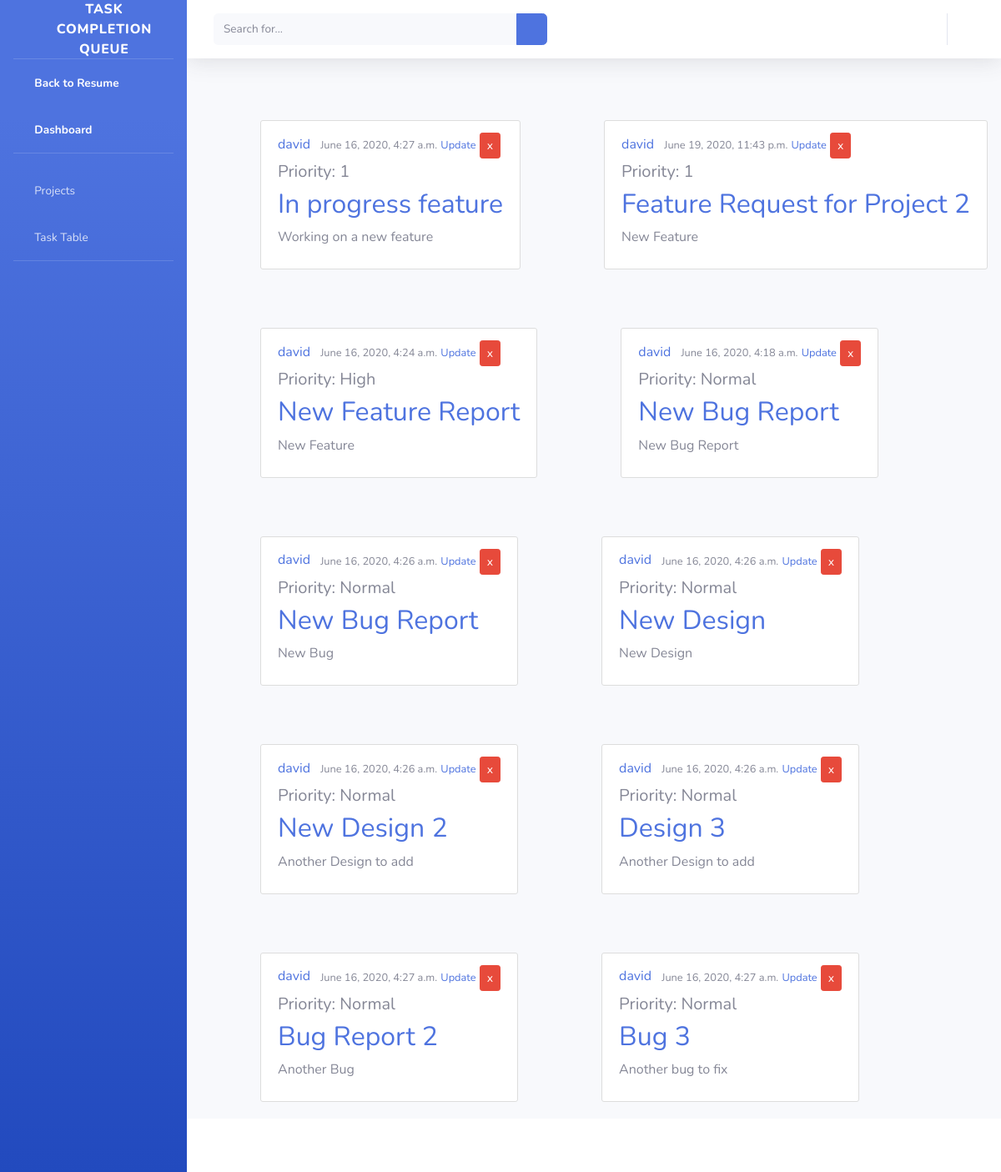
Page /tracker/list/ on the committed database.
### bugtracker/models.py (models this page shows, shortened)
class Post(models.Model):
    LOW = 1
    NORMAL = 2
    HIGH = 3
    STATUS_CHOICES = [
        (LOW , 'Low'),
        (NORMAL, 'Normal'),
        (HIGH, 'High'),
    ]
    TYPE_CHOICES = [
        ('Features', 'Feature Request'),
        ('Bug/Error', 'Bug/Error'),
        ('Design', 'Design'),
    ]
    PROGRESS_STATUS = [
        ('Open', 'Open'),
        ('InProgress', 'In Progress'),
        ('AddInfo', 'Additional Info Required'),
        ('Completed', 'Completed'),
    ]
    title = models.CharField(max_length=50)
    content = models.TextField()
    date_posted = models.DateTimeField(default=timezone.now)
    author = models.ForeignKey(User, on_delete=models.CASCADE, default=1)
    priority = models.IntegerField( choices=STATUS_CHOICES, default=1)
    status = models.CharField(choices=PROGRESS_STATUS, default='Open', max_length=25)
    ticket_type = models.CharField(choices=TYPE_CHOICES, default ='Features', max_length=25)
    project = models.ForeignKey(MyProjects, on_delete=models.CASCADE, default=1)
    assigned_developer = models.ForeignKey(User, unique=False, on_delete=models.CASCADE, related_name="+", default=1)

### bugtracker/views.py (the view)
# urls.py: path('list/', PostListView.as_view(), name='post-list'),
class PostListView(ListView):
    model = Post
    template_name ='bugtracker/tasklist.html'
    context_object_name = 'posts'
    ordering = ['priority']

### bugtracker/templates/bugtracker/tasklist.html (shortened to what this page needs)
{% extends 'bugtracker/base.html' %}
{% load static %}
{% block content %}
{% for post in posts %}
<div class = postContainer>
<article class="media content-section">
  <div class="media-body">
    <div class="article-metadata">
      <a class="mr-2" href="#">{{ post.author }}</a>
      <small class="text-muted">{{ post.date_posted }}</small>
      <small><a  href="{% url 'post-update' post.id %}"> Update</a></small>
      <small><a class = "btn btn-danger btn-sm mt-1 mb-1" href="{% url 'post-delete' post.id %}" id="delete"> x </a></small>
    </div>
    <h5 class ="priority"> Priority: {{post.priority }} </h5>
    <h2><a class="article-title" href="{% url 'post-detail' post.id %}">{{ post.title }}</a></h2>
    <p class="article-content">{{ post.content }}</p>
  </div>
</article>
</div>
{% endfor %}
{% endblock content %}

### bugtracker/templates/bugtracker/base.html (shortened to what this page needs)
{% load static %}
<!DOCTYPE html>
<html lang="en">
<head>
  <link href="vendor/fontawesome-free/css/all.min.css" rel="stylesheet" type="text/css">
  <link href="{% static 'sb-admin-2.min.css' %}" rel="stylesheet">
</head>
<body id="page-top">
  <div id="wrapper">
    <ul class="navbar-nav bg-gradient-primary sidebar sidebar-dark accordion" id="accordionSidebar">
      <a class="sidebar-brand d-flex align-items-center justify-content-center" href="index.html">
        <div class="sidebar-brand-icon rotate-n-15">
          <i class="fas fa-laugh-wink"></i>
        </div>
        <div class="sidebar-brand-text mx-3"> Task Completion Queue </div>
      </a>
      <hr class="sidebar-divider my-0">
      <li class="nav-item active">
          <a class="nav-link" href="{% url 'home-home' %}">
            <i class="fas fa-fw fa-tachometer-alt"></i>
            <span>Back to Resume</span></a>
            <a class="nav-link" href="{% url 'bugtracker' %}">
              <i class="fas fa-fw fa-tachometer-alt"></i>
              <span>Dashboard</span></a>
      </li>
      <hr class="sidebar-divider">
      <li class="nav-item">
        <a class="nav-link" href="{% url 'projects' %}">
          <i class="fas fa-fw fa-chart-area"></i>
          <span> Projects </span></a>
      </li>
      <li class="nav-item">
        <a class="nav-link" href="{% url 'tables'  %}">
          <i class="fas fa-fw fa-table"></i>
          <span> Task Table</span></a>
      </li>
      <hr class="sidebar-divider d-none d-md-block">
    </ul>
    <div id="content-wrapper" class="d-flex flex-column">
      <div id="content">
        <nav class="navbar navbar-expand navbar-light bg-white topbar mb-4 static-top shadow">
          <form class="d-none d-sm-inline-block form-inline mr-auto ml-md-3 my-2 my-md-0 mw-100 navbar-search">
            <div class="input-group">
              <input type="text" class="form-control bg-light border-0 small" placeholder="Search for..." aria-label="Search" aria-describedby="basic-addon2">
              <div class="input-group-append">
                <button class="btn btn-primary" type="button">
                  <i class="fas fa-search fa-sm"></i>
                </button>
              </div>
            </div>
          </form>
          <ul class="navbar-nav ml-auto">
            <li class="nav-item dropdown no-arrow">
              <a class="nav-link dropdown-toggle" href="#" id="userDropdown" role="button" data-toggle="dropdown" aria-haspopup="true" aria-expanded="false">
              </a>
            </li>
          </ul>
        </nav>
        <div class="row">
          {% block content %}{% endblock %}
        </div>
      </div>
      <footer class="sticky-footer bg-white">
      </footer>
    </div>
  </div>
</body>
</html>

### bugtracker/templates/bugtracker/tasklist.html (style rules this page uses)
.content-section { background: #ffffff; padding: 10px 20px; border: 1px solid #dddddd; border-radius: 3px; margin-bottom: 20px; margin-top: 50px; margin-left: 100px; }

### rows in the picture
Post: author "david", date_posted "June 16, 2020, 4:27 a.m.", priority "1", title "In progress feature", content "Working on a new feature"
Post: author "david", date_posted "June 19, 2020, 11:43 p.m.", priority "1", title "Feature Request for Project 2", content "New Feature"
Post: author "david", date_posted "June 16, 2020, 4:24 a.m.", priority "High", title "New Feature Report", content "New Feature"
Post: author "david", date_posted "June 16, 2020, 4:18 a.m.", priority "Normal", title "New Bug Report", content "New Bug Report"
Post: author "david", date_posted "June 16, 2020, 4:26 a.m.", priority "Normal", title "New Bug Report", content "New Bug"
Post: author "david", date_posted "June 16, 2020, 4:26 a.m.", priority "Normal", title "New Design", content "New Design"
Post: author "david", date_posted "June 16, 2020, 4:26 a.m.", priority "Normal", title "New Design 2", content "Another Design to add"
Post: author "david", date_posted "June 16, 2020, 4:26 a.m.", priority "Normal", title "Design 3", content "Another Design to add"
Post: author "david", date_posted "June 16, 2020, 4:27 a.m.", priority "Normal", title "Bug Report 2", content "Another Bug"
Post: author "david", date_posted "June 16, 2020, 4:27 a.m.", priority "Normal", title "Bug 3", content "Another bug to fix"
